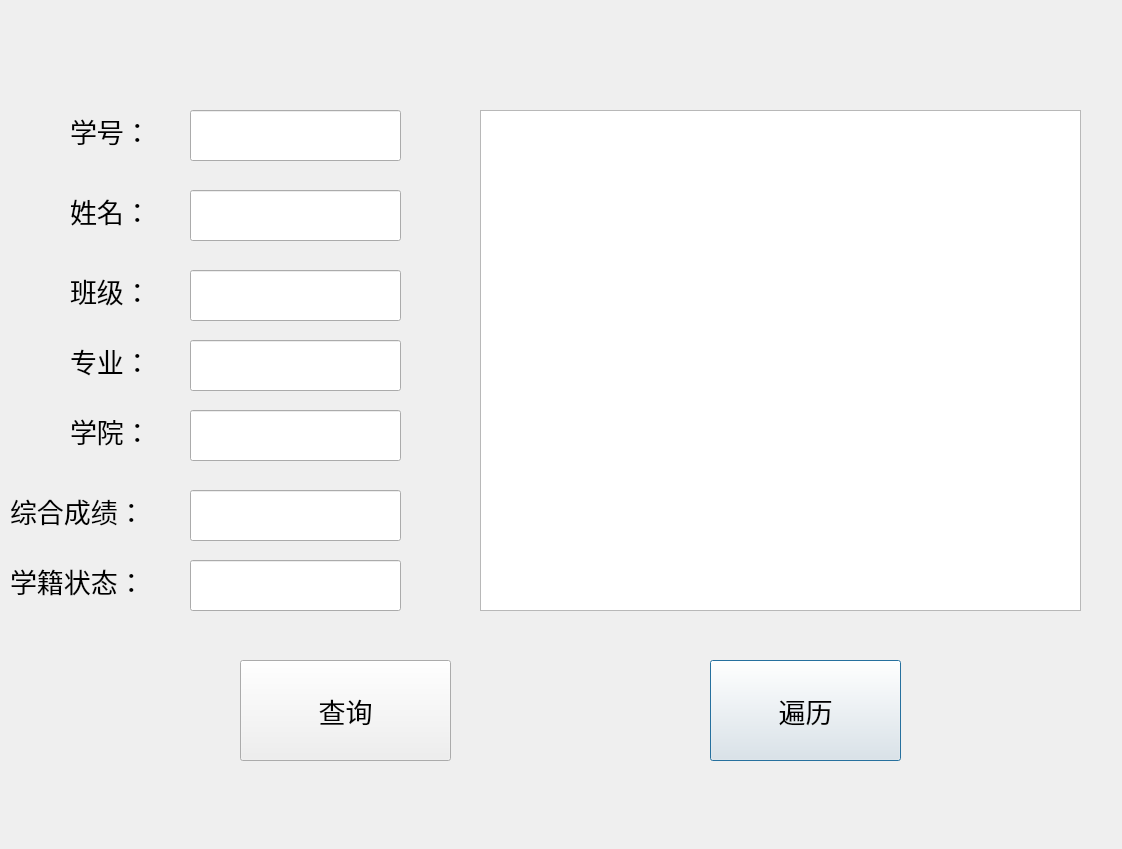
<?xml version="1.0" encoding="UTF-8"?>
<ui version="4.0">
 <class>login</class>
 <widget class="QDialog" name="login">
  <property name="geometry">
   <rect>
    <x>0</x>
    <y>0</y>
    <width>1122</width>
    <height>849</height>
   </rect>
  </property>
  <property name="windowTitle">
   <string>学生毕业管理</string>
  </property>
  <property name="windowIcon">
   <iconset>
    <normaloff>login_ui.png</normaloff>login_ui.png</iconset>
  </property>
  <widget class="QLabel" name="name_label">
   <property name="geometry">
    <rect>
     <x>70</x>
     <y>180</y>
     <width>121</width>
     <height>61</height>
    </rect>
   </property>
   <property name="font">
    <font>
     <pointsize>20</pointsize>
    </font>
   </property>
   <property name="text">
    <string>姓名：</string>
   </property>
  </widget>
  <widget class="QLineEdit" name="name_lineEdit">
   <property name="geometry">
    <rect>
     <x>190</x>
     <y>190</y>
     <width>211</width>
     <height>51</height>
    </rect>
   </property>
  </widget>
  <widget class="QPushButton" name="select_all_Button">
   <property name="geometry">
    <rect>
     <x>710</x>
     <y>660</y>
     <width>191</width>
     <height>101</height>
    </rect>
   </property>
   <property name="font">
    <font>
     <family>Agency FB</family>
     <pointsize>20</pointsize>
    </font>
   </property>
   <property name="text">
    <string>遍历</string>
   </property>
  </widget>
  <widget class="QPushButton" name="select_Button">
   <property name="geometry">
    <rect>
     <x>240</x>
     <y>660</y>
     <width>211</width>
     <height>101</height>
    </rect>
   </property>
   <property name="font">
    <font>
     <family>Agency FB</family>
     <pointsize>20</pointsize>
    </font>
   </property>
   <property name="text">
    <string>查询</string>
   </property>
  </widget>
  <widget class="QLabel" name="sno_label">
   <property name="geometry">
    <rect>
     <x>70</x>
     <y>90</y>
     <width>131</width>
     <height>81</height>
    </rect>
   </property>
   <property name="font">
    <font>
     <family>Agency FB</family>
     <pointsize>20</pointsize>
    </font>
   </property>
   <property name="text">
    <string>学号：</string>
   </property>
  </widget>
  <widget class="QLineEdit" name="sno_lineEdit">
   <property name="geometry">
    <rect>
     <x>190</x>
     <y>110</y>
     <width>211</width>
     <height>51</height>
    </rect>
   </property>
  </widget>
  <widget class="QLabel" name="class_label">
   <property name="geometry">
    <rect>
     <x>70</x>
     <y>260</y>
     <width>121</width>
     <height>61</height>
    </rect>
   </property>
   <property name="font">
    <font>
     <pointsize>20</pointsize>
    </font>
   </property>
   <property name="text">
    <string>班级：</string>
   </property>
  </widget>
  <widget class="QLineEdit" name="class_lineEdit">
   <property name="geometry">
    <rect>
     <x>190</x>
     <y>270</y>
     <width>211</width>
     <height>51</height>
    </rect>
   </property>
  </widget>
  <widget class="QLabel" name="profession_label">
   <property name="geometry">
    <rect>
     <x>70</x>
     <y>330</y>
     <width>121</width>
     <height>61</height>
    </rect>
   </property>
   <property name="font">
    <font>
     <pointsize>20</pointsize>
    </font>
   </property>
   <property name="text">
    <string>专业：</string>
   </property>
  </widget>
  <widget class="QLineEdit" name="profession_lineEdit">
   <property name="geometry">
    <rect>
     <x>190</x>
     <y>340</y>
     <width>211</width>
     <height>51</height>
    </rect>
   </property>
   <property name="text">
    <string/>
   </property>
  </widget>
  <widget class="QLabel" name="dept_label">
   <property name="geometry">
    <rect>
     <x>70</x>
     <y>400</y>
     <width>121</width>
     <height>61</height>
    </rect>
   </property>
   <property name="font">
    <font>
     <pointsize>20</pointsize>
    </font>
   </property>
   <property name="text">
    <string>学院：</string>
   </property>
  </widget>
  <widget class="QLineEdit" name="dept_lineEdit">
   <property name="geometry">
    <rect>
     <x>190</x>
     <y>410</y>
     <width>211</width>
     <height>51</height>
    </rect>
   </property>
   <property name="text">
    <string/>
   </property>
  </widget>
  <widget class="QTableWidget" name="stu_status_tableWidget">
   <property name="geometry">
    <rect>
     <x>480</x>
     <y>110</y>
     <width>601</width>
     <height>501</height>
    </rect>
   </property>
  </widget>
  <widget class="QLabel" name="compre_grade_label">
   <property name="geometry">
    <rect>
     <x>10</x>
     <y>480</y>
     <width>161</width>
     <height>61</height>
    </rect>
   </property>
   <property name="font">
    <font>
     <pointsize>20</pointsize>
    </font>
   </property>
   <property name="text">
    <string>综合成绩：</string>
   </property>
  </widget>
  <widget class="QLineEdit" name="compre_grade_lineEdit">
   <property name="geometry">
    <rect>
     <x>190</x>
     <y>490</y>
     <width>211</width>
     <height>51</height>
    </rect>
   </property>
  </widget>
  <widget class="QLineEdit" name="stu_status_lineEdit">
   <property name="geometry">
    <rect>
     <x>190</x>
     <y>560</y>
     <width>211</width>
     <height>51</height>
    </rect>
   </property>
   <property name="text">
    <string/>
   </property>
  </widget>
  <widget class="QLabel" name="stu_status_label">
   <property name="geometry">
    <rect>
     <x>10</x>
     <y>550</y>
     <width>151</width>
     <height>61</height>
    </rect>
   </property>
   <property name="font">
    <font>
     <pointsize>20</pointsize>
    </font>
   </property>
   <property name="text">
    <string>学籍状态：</string>
   </property>
  </widget>
 </widget>
 <resources/>
 <connections/>
</ui>
